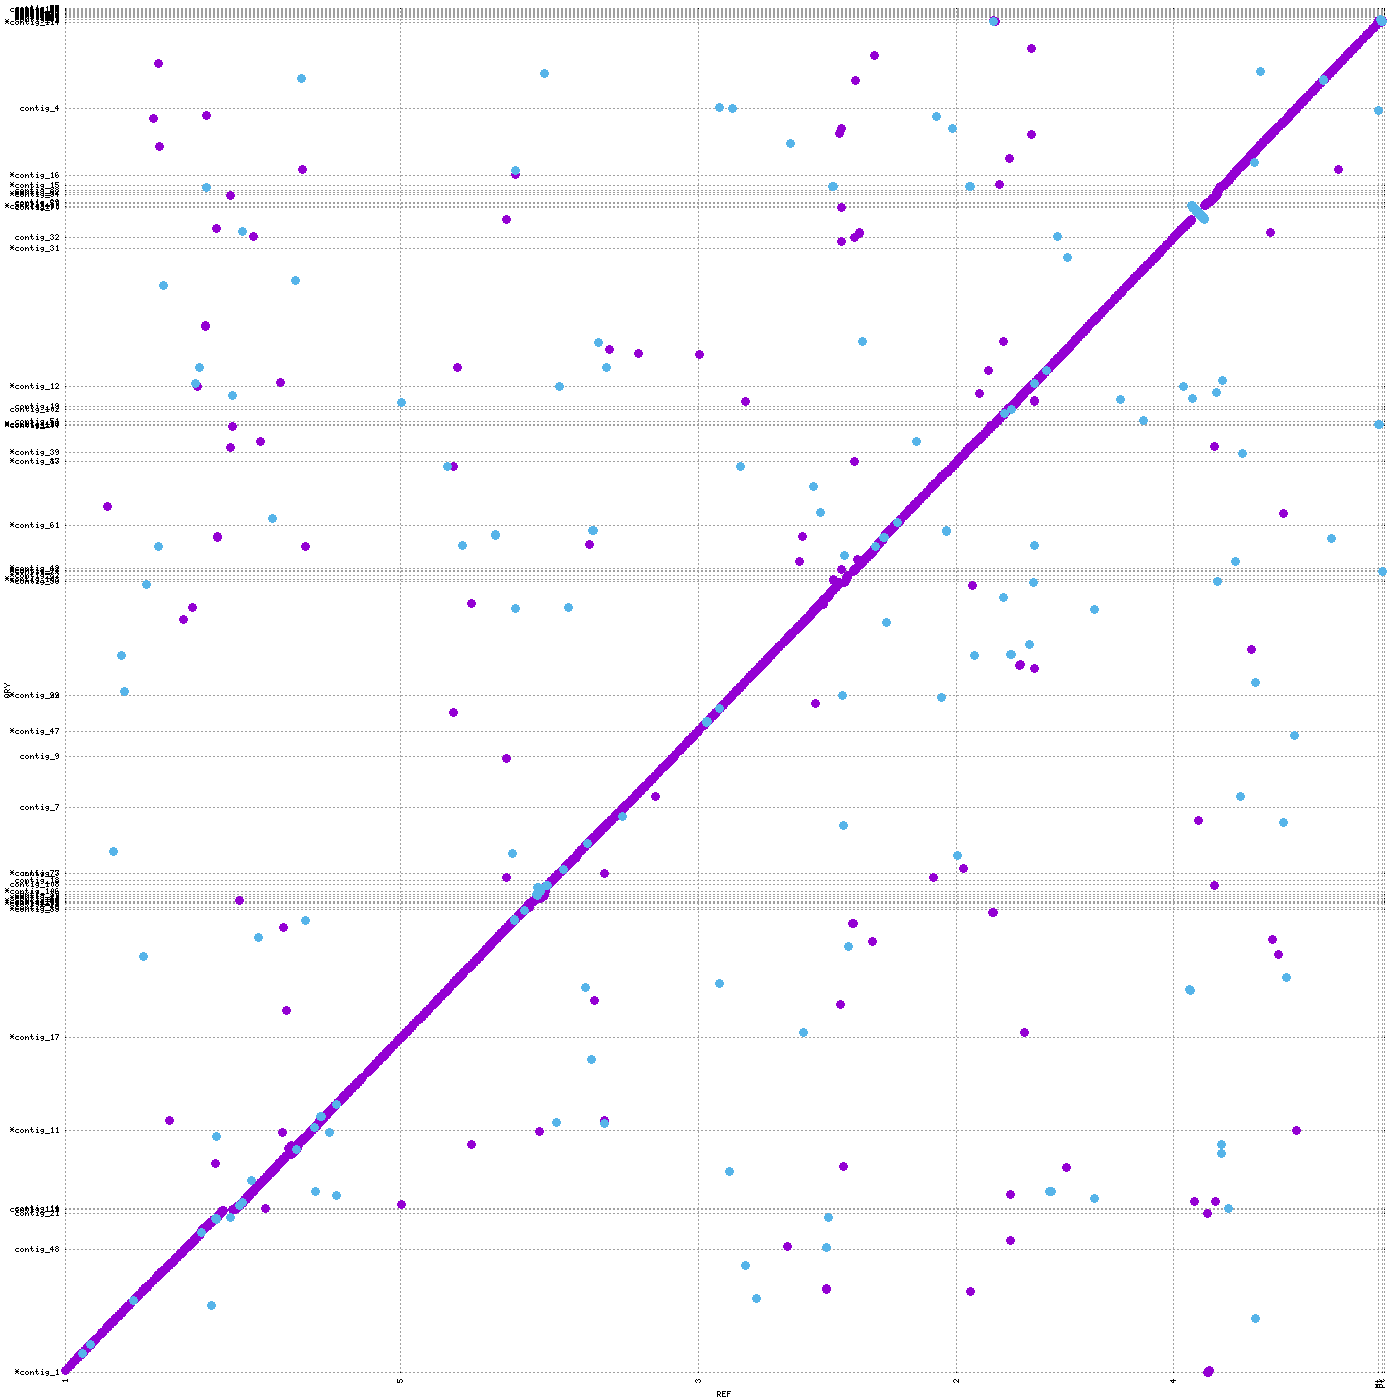

This chart was generated by the following gnuplot code:
set terminal png tiny size 1400,1400
set output "/data/users/sschaerer/assembly_annotation_course/mummer_output/flye_vs_ref.png"
set xtics rotate ( \
 "1" 1.0, \
 "5" 30427671.0, \
 "3" 57403172.0, \
 "2" 80863001.0, \
 "4" 100561289.0, \
 "Mt" 119146344.0, \
 "Pt" 119513267.0, \
 "" 119667750 \
)
set ytics ( \
 "*contig_1" 1.0, \
 "contig_48" 10857970.0, \
 "contig_21" 14070342.0, \
 "contig_110" 14370563.0, \
 "contig_112" 14417127.0, \
 "contig_14" 14455534.0, \
 "*contig_11" 21344865.0, \
 "*contig_17" 29558805.0, \
 "*contig_85" 40895231.0, \
 "contig_45" 41122999.0, \
 "*contig_101" 41436434.0, \
 "contig_49" 41497926.0, \
 "contig_57" 41588940.0, \
 "*contig_105" 41638721.0, \
 "*contig_81" 41920971.0, \
 "contig_20" 42048203.0, \
 "contig_79" 42269272.0, \
 "*contig_106" 42528264.0, \
 "contig_108" 43135008.0, \
 "contig_18" 43506163.0, \
 "*contig_77" 44063915.0, \
 "contig_3" 44120443.0, \
 "contig_7" 49908047.0, \
 "contig_9" 54457438.0, \
 "*contig_47" 56676735.0, \
 "*contig_99" 59815552.0, \
 "*contig_22" 59846372.0, \
 "*contig_56" 69909737.0, \
 "*contig_103" 70075664.0, \
 "*contig_82" 70400057.0, \
 "*contig_74" 70790909.0, \
 "*contig_43" 70857328.0, \
 "*contig_42" 71061645.0, \
 "*contig_61" 74853182.0, \
 "contig_87" 80446920.0, \
 "*contig_13" 80485295.0, \
 "*contig_39" 81292077.0, \
 "*contig_104" 83672953.0, \
 "*contig_115" 83717608.0, \
 "contig_23" 83800586.0, \
 "contig_51" 84019775.0, \
 "contig_102" 85053968.0, \
 "contig_19" 85373685.0, \
 "*contig_12" 87093928.0, \
 "*contig_31" 99336814.0, \
 "contig_32" 100267349.0, \
 "contig_70" 102970776.0, \
 "*contig_100" 103009753.0, \
 "contig_50" 103308282.0, \
 "contig_29" 103372001.0, \
 "*contig_34" 104057369.0, \
 "contig_62" 104218196.0, \
 "contig_33" 104436588.0, \
 "*contig_15" 104835794.0, \
 "*contig_16" 105780091.0, \
 "contig_4" 111678779.0, \
 "*contig_114" 119265598.0, \
 "contig_52" 119525536.0, \
 "contig_60" 119560646.0, \
 "contig_59" 119744775.0, \
 "contig_83" 119765056.0, \
 "contig_80" 119781510.0, \
 "contig_93" 119815131.0, \
 "contig_68" 119819322.0, \
 "contig_10" 119876106.0, \
 "contig_75" 119951026.0, \
 "contig_96" 120069388.0, \
 "contig_92" 120185916.0, \
 "contig_84" 120207081.0, \
 "contig_35" 120237605.0, \
 "contig_66" 120280611.0, \
 "contig_44" 120378746.0, \
 "contig_111" 120421436.0, \
 "contig_97" 120465564.0, \
 "contig_65" 120478669.0, \
 "contig_71" 120512093.0, \
 "" 120515690 \
)
set size 1,1
set grid
unset key
set border 0
set tics scale 0
set xlabel "REF"
set ylabel "QRY"
set format "%.0f"
set mouse format "%.0f"
set mouse mouseformat "[%.0f, %.0f]"
set xrange [1:119667750]
set yrange [1:120515690]
set style line 1  lt 1 lw 3 pt 6 ps 1
set style line 2  lt 3 lw 3 pt 6 ps 1
set style line 3  lt 2 lw 3 pt 6 ps 1
plot \
 "/data/users/sschaerer/assembly_annotation_course/mummer_output/flye_vs_ref.fplot" title "FWD" w lp ls 1, \
 "/data/users/sschaerer/assembly_annotation_course/mummer_output/flye_vs_ref.rplot" title "REV" w lp ls 2
